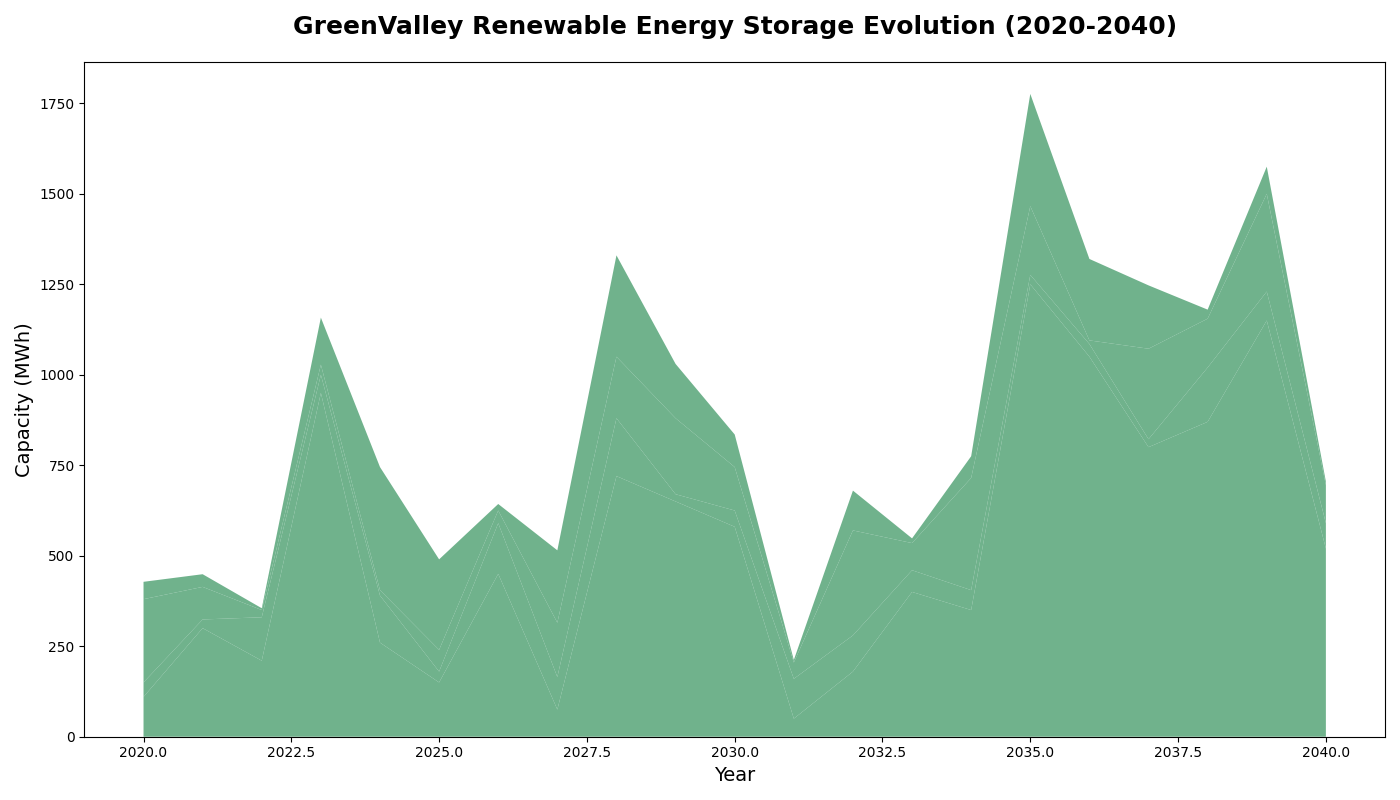

The Python source for this figure:
import matplotlib.pyplot as plt
import numpy as np

years = np.arange(2020, 2041)

batteries = np.array([110, 300, 210, 950, 260, 150, 450, 75, 720, 650, 580, 50, 180, 400, 350, 1250, 1050, 800, 870, 1150, 520])
hydropumped = np.array([40, 24, 120, 50, 130, 30, 140, 90, 160, 20, 45, 110, 100, 60, 55, 26, 35, 22, 150, 80, 70])
thermal = np.array([230, 90, 20, 28, 15, 60, 35, 150, 170, 210, 120, 45, 290, 75, 310, 190, 10, 250, 135, 270, 105])
flywheels = np.array([48, 35, 5, 130, 340, 250, 18, 200, 280, 150, 90, 7, 110, 13, 60, 310, 225, 175, 25, 75, 10])

fig, ax = plt.subplots(figsize=(14, 8))

ax.stackplot(years, batteries, hydropumped, thermal, flywheels,
             colors=['#4C9F70'], alpha=0.8)

ax.set_title('GreenValley Renewable Energy Storage Evolution (2020-2040)', fontsize=18, fontweight='bold', pad=20)
ax.set_xlabel('Year', fontsize=14)
ax.set_ylabel('Capacity (MWh)', fontsize=14)

plt.tight_layout()
plt.show()
